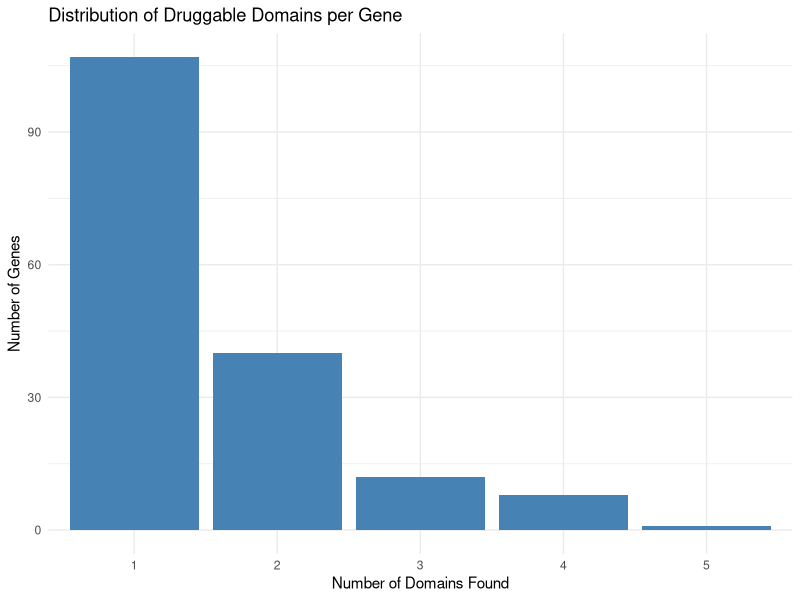

Generate this figure with R:
library(tidyverse)

# 1. Load the sorted data (if not already in your environment)
candidates <- read_csv("sorted_druggable_genes.csv")

# 2. Group by Gene and Count
gene_summary <- candidates %>%
    group_by(Gene_ID) %>%
    summarise(
        # Count how many rows exist for this gene
        Domain_Count = n(),

        # Concatenate the domain names into a single string for easy reading
        # e.g., "Pkinase; Pkinase; SH2"
        Found_Domains = paste(Domain_Name, collapse = "; "),

        # Optional: Keep the best E-value found for this gene
        Best_E_Value = min(E_Value)
    ) %>%

    # 3. Sort by Count (High to Low) to see most "domain-rich" genes first
    arrange(desc(Domain_Count))

# 4. View the top results in R
print(head(gene_summary))

# 5. Save this summary to a new CSV
write_csv(gene_summary, "gene_domain_counts.csv")

# quick visualization
library(ggplot2)

p <- ggplot(gene_summary, aes(x = factor(Domain_Count))) +
    geom_bar(fill = "steelblue") +
    theme_minimal() +
    labs(
        title = "Distribution of Druggable Domains per Gene",
        x = "Number of Domains Found",
        y = "Number of Genes"
    )

# Save the plot
ggsave("domain_distribution.png", plot = p, width = 6, height = 4, dpi = 300)
